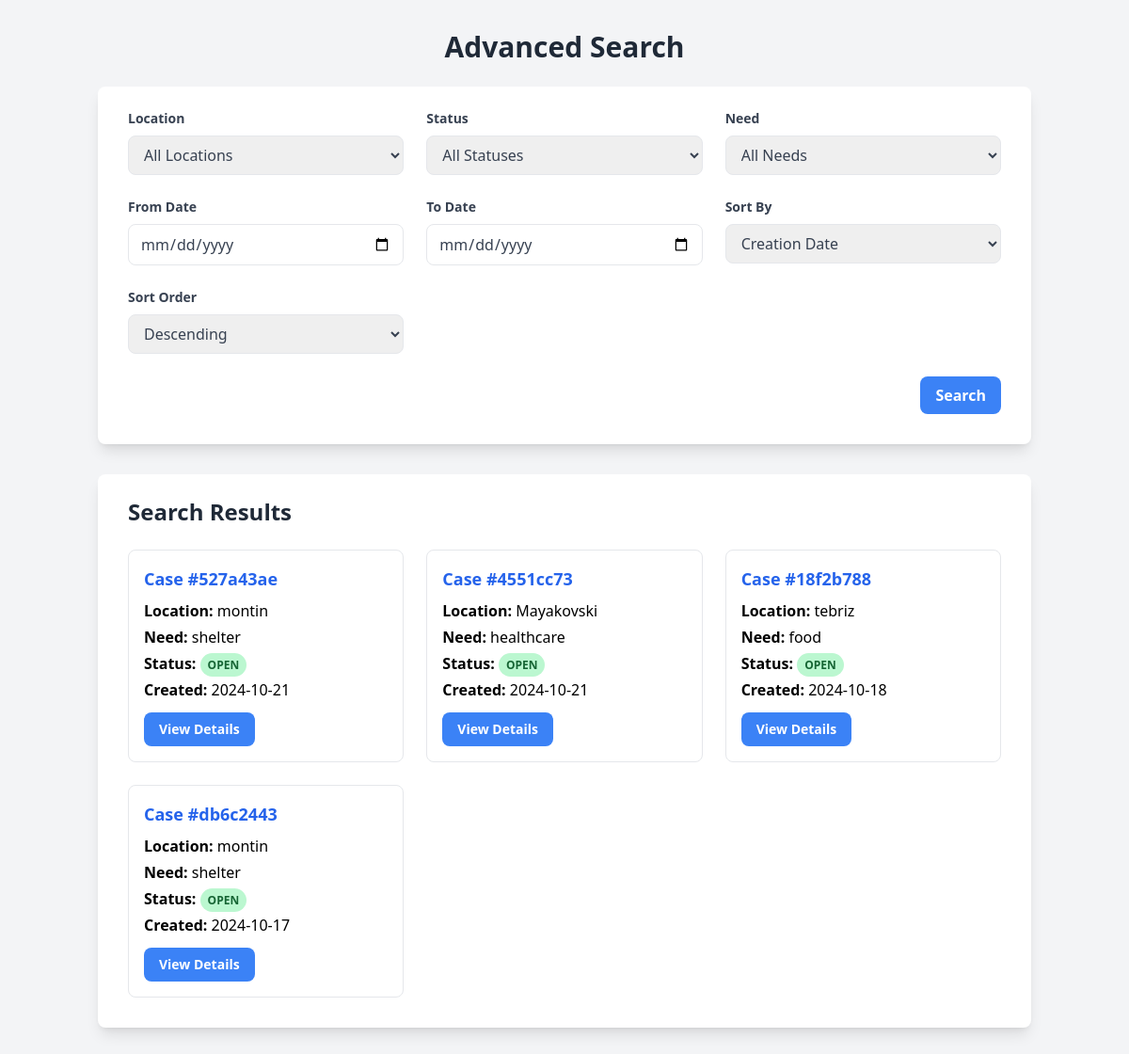
The page /advanced-search on the database as committed earlier.
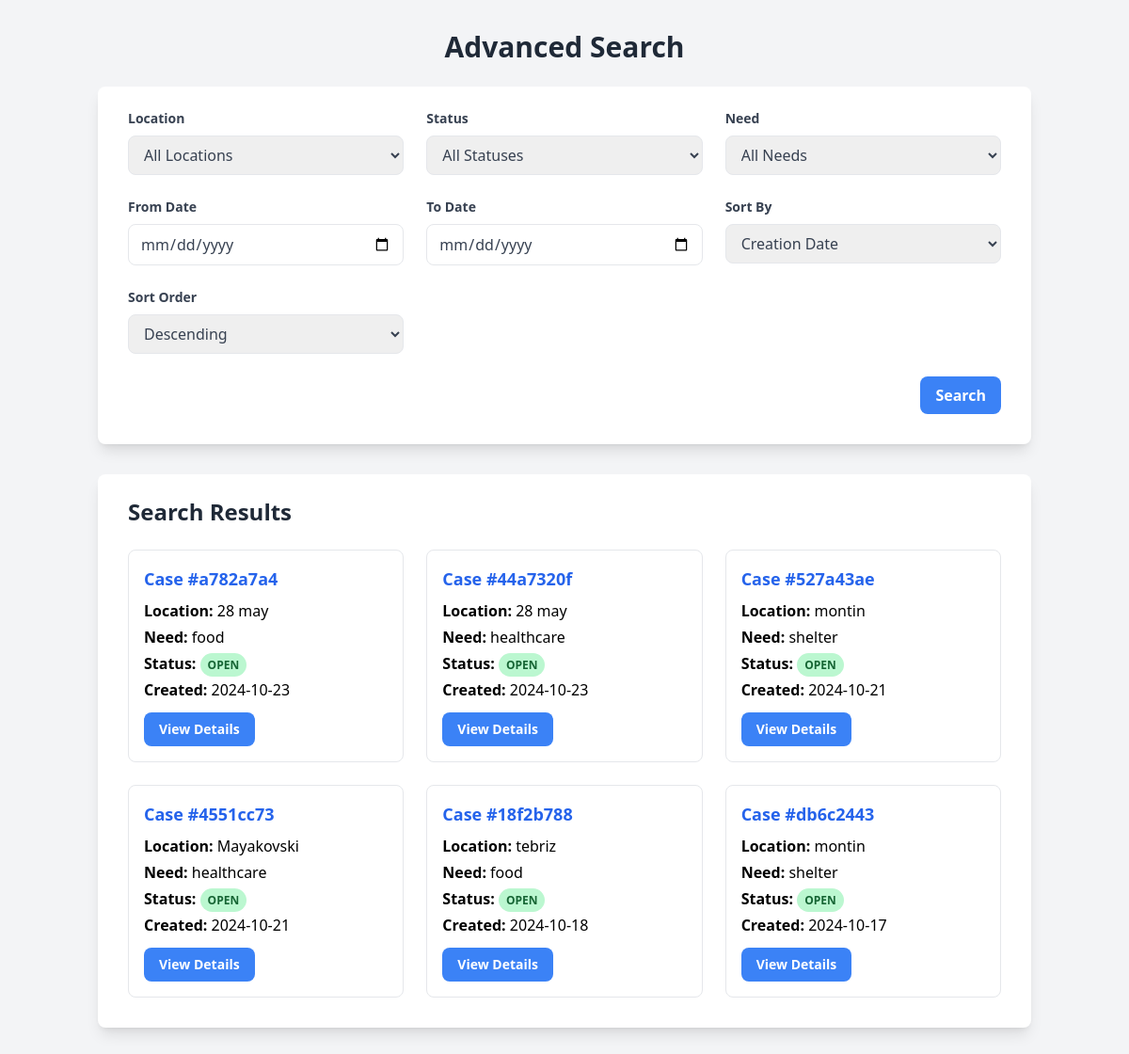
The same page on the database as committed later.
### models.py (models this page shows, shortened)
class Case(db.Model):
    id = db.Column(db.String(36), primary_key=True, default=lambda: str(uuid4()))
    photo = db.Column(db.String(200))
    location = db.Column(db.String(100), nullable=False)
    need = db.Column(db.String(200))
    status = db.Column(db.String(20), default='OPEN')
    created_at = db.Column(db.DateTime, default=datetime.utcnow)
    updated_at = db.Column(db.DateTime, default=datetime.utcnow, onupdate=datetime.utcnow)
    user_id = db.Column(db.Integer, db.ForeignKey('user.id'), nullable=False)
    user = db.relationship('User', backref=db.backref('cases', lazy=True))
    comments = db.relationship('Comment', back_populates='case', lazy='dynamic',
                             order_by="desc(Comment.created_at)")

### routes.py (the view)
@main.route('/advanced-search', methods=['GET'])
def advanced_search():
    filters = {
        'location': request.args.get('location'),
        'status': request.args.get('status'),
        'need': request.args.get('need'),
        'date_from': request.args.get('date_from'),
        'date_to': request.args.get('date_to'),
        'sort_by': request.args.get('sort_by', 'created_at'),
        'sort_order': request.args.get('sort_order', 'desc')
    }
    page = request.args.get('page', 1, type=int)
    per_page = current_app.config.get('CASES_PER_PAGE', 10)
    try:
        query = Case.query
        if filters['location']:
            query = query.filter(Case.location.ilike(f"%{filters['location']}%"))
        if filters['status']:
            query = query.filter(Case.status == filters['status'].upper())
        if filters['need']:
            query = query.filter(Case.need.ilike(f"%{filters['need']}%"))
        if filters['date_from']:
            date_from = datetime.strptime(filters['date_from'], '%Y-%m-%d')
            query = query.filter(Case.created_at >= date_from)
        if filters['date_to']:
            date_to = datetime.strptime(filters['date_to'], '%Y-%m-%d')
            date_to = date_to + timedelta(days=1)
            query = query.filter(Case.created_at < date_to)
        sort_column = getattr(Case, filters['sort_by'])
        if filters['sort_order'] == 'desc':
            query = query.order_by(sort_column.desc())
        else:
            query = query.order_by(sort_column.asc())
        pagination = query.paginate(
            page=page,
            per_page=per_page,
            error_out=False
        )
        locations = db.session.query(Case.location).distinct().all()
        needs = db.session.query(Case.need).distinct().all()
        template_data = {
            'cases': pagination.items,
            'pagination': pagination,
            'current_page': page,
            'total_pages': pagination.pages,
            'filters': filters,
            'locations': [loc[0] for loc in locations],
            'needs': [need[0] for need in needs],
            'statuses': ['OPEN', 'RESOLVED'],
            'sort_options': [
                ('created_at', 'Creation Date'),
                ('updated_at', 'Last Updated'),
                ('location', 'Location'),
                ('status', 'Status')
            ]
        }
        return render_template('advanced_search.html', **template_data)
    except Exception as e:
        current_app.logger.error(f"Search error: {str(e)}")
        flash('An error occurred while searching. Please try again.', 'error')
        return render_template('advanced_search.html',
                             cases=[],
                             pagination=None,
                             current_page=1,
                             total_pages=1,
                             filters=filters,
                             locations=[],
                             needs=[],
                             statuses=['OPEN', 'RESOLVED'],
                             sort_options=[])

### templates/advanced_search.html (shortened to what this page needs)
<!DOCTYPE html>
<html lang="en">
<head>
    <script src="https://cdn.tailwindcss.com"></script>
</head>
<body class="bg-gray-100 min-h-screen">
    <div class="container mx-auto px-4 py-8">
        <h1 class="text-3xl font-bold mb-6 text-center text-gray-800">Advanced Search</h1>
        <form method="GET" action="{{ url_for('main.advanced_search') }}" class="bg-white shadow-lg rounded-lg px-8 pt-6 pb-8 mb-8">
            <div class="grid grid-cols-1 md:grid-cols-2 lg:grid-cols-3 gap-6">
                <div>
                    <label class="block text-gray-700 text-sm font-bold mb-2" for="location">
                        Location
                    </label>
                    <select name="location" id="location" class="w-full px-3 py-2 text-gray-700 border rounded-lg focus:outline-none focus:border-blue-500">
                        <option value="">All Locations</option>
                    </select>
                </div>
                <div>
                    <label class="block text-gray-700 text-sm font-bold mb-2" for="status">
                        Status
                    </label>
                    <select name="status" id="status" class="w-full px-3 py-2 text-gray-700 border rounded-lg focus:outline-none focus:border-blue-500">
                        <option value="">All Statuses</option>
                    </select>
                </div>
                <div>
                    <label class="block text-gray-700 text-sm font-bold mb-2" for="need">
                        Need
                    </label>
                    <select name="need" id="need" class="w-full px-3 py-2 text-gray-700 border rounded-lg focus:outline-none focus:border-blue-500">
                        <option value="">All Needs</option>
                    </select>
                </div>
                <div>
                    <label class="block text-gray-700 text-sm font-bold mb-2" for="date_from">
                        From Date
                    </label>
                    <input type="date" name="date_from" id="date_from"
                           value="{{ filters.date_from }}"
                           class="w-full px-3 py-2 text-gray-700 border rounded-lg focus:outline-none focus:border-blue-500">
                </div>
                <div>
                    <label class="block text-gray-700 text-sm font-bold mb-2" for="date_to">
                        To Date
                    </label>
                    <input type="date" name="date_to" id="date_to"
                           value="{{ filters.date_to }}"
                           class="w-full px-3 py-2 text-gray-700 border rounded-lg focus:outline-none focus:border-blue-500">
                </div>
                <div>
                    <label class="block text-gray-700 text-sm font-bold mb-2" for="sort_by">
                        Sort By
                    </label>
                    <select name="sort_by" id="sort_by" class="w-full px-3 py-2 text-gray-700 border rounded-lg focus:outline-none focus:border-blue-500">
                        {% for value, label in sort_options %}
                        <option value="{{ value }}" {% if filters.sort_by == value %}selected{% endif %}>
                            {{ label }}
                        </option>
                        {% endfor %}
                    </select>
                </div>
                <div>
                    <label class="block text-gray-700 text-sm font-bold mb-2" for="sort_order">
                        Sort Order
                    </label>
                    <select name="sort_order" id="sort_order" class="w-full px-3 py-2 text-gray-700 border rounded-lg focus:outline-none focus:border-blue-500">
                        <option value="desc" {% if filters.sort_order == 'desc' %}selected{% endif %}>Descending</option>
                    </select>
                </div>
            </div>
            <div class="flex items-center justify-end mt-6">
                <button type="submit" class="bg-blue-500 hover:bg-blue-600 text-white font-bold py-2 px-4 rounded-lg focus:outline-none focus:shadow-outline transition duration-300 ease-in-out transform hover:scale-105">
                    Search
                </button>
            </div>
        </form>
        {% if cases %}
        <div class="bg-white shadow-lg rounded-lg px-8 pt-6 pb-8">
            <h2 class="text-2xl font-bold mb-6 text-gray-800">Search Results</h2>
            <div class="grid grid-cols-1 md:grid-cols-2 lg:grid-cols-3 gap-6">
                {% for case in cases %}
                <div class="border rounded-lg p-4 hover:shadow-md transition duration-300 ease-in-out">
                    <h3 class="font-bold text-lg mb-2 text-blue-600">Case #{{ case.id[:8] }}</h3>
                    <p class="mb-1"><span class="font-semibold">Location:</span> {{ case.location }}</p>
                    <p class="mb-1"><span class="font-semibold">Need:</span> {{ case.need }}</p>
                    <p class="mb-1"><span class="font-semibold">Status:</span>
                        <span class="px-2 py-1 rounded-full text-xs font-semibold
                        {% if case.status == 'OPEN' %}bg-green-200 text-green-800
                        {% else %}bg-gray-200 text-gray-800{% endif %}">
                            {{ case.status }}
                        </span>
                    </p>
                    <p class="mb-3"><span class="font-semibold">Created:</span> {{ case.created_at.strftime('%Y-%m-%d') }}</p>
                    <a href="{{ url_for('main.view_case', case_id=case.id) }}"
                       class="inline-block bg-blue-500 hover:bg-blue-600 text-white font-bold py-2 px-4 rounded-lg text-sm transition duration-300 ease-in-out transform hover:scale-105">
                        View Details
                    </a>
                </div>
                {% endfor %}
            </div>
        </div>
        {% else %}
        <div class="bg-white shadow-lg rounded-lg px-8 py-6 text-center">
            <p class="text-gray-600 text-lg">No cases found matching your criteria.</p>
        </div>
        {% endif %}
    </div>
</body>
</html>

Rows that differ between the two databases and show on the page:
added Case: id "a782a7a4", location "28 may", need "food", status "OPEN", created_at "2024-10-23"
added Case: id "44a7320f", location "28 may", need "healthcare", status "OPEN", created_at "2024-10-23"
